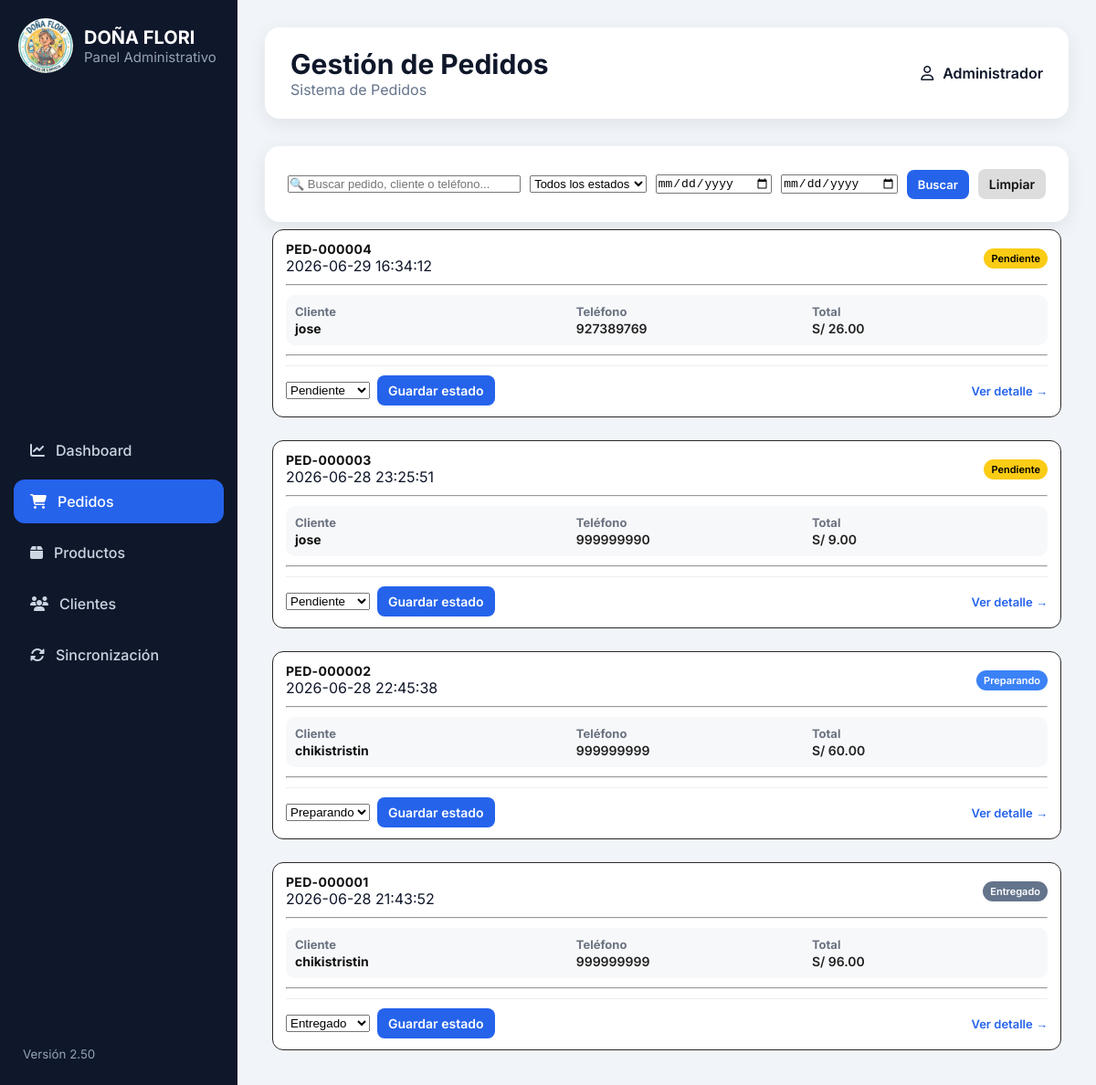
Before: /admin/pedidos with the older database file.
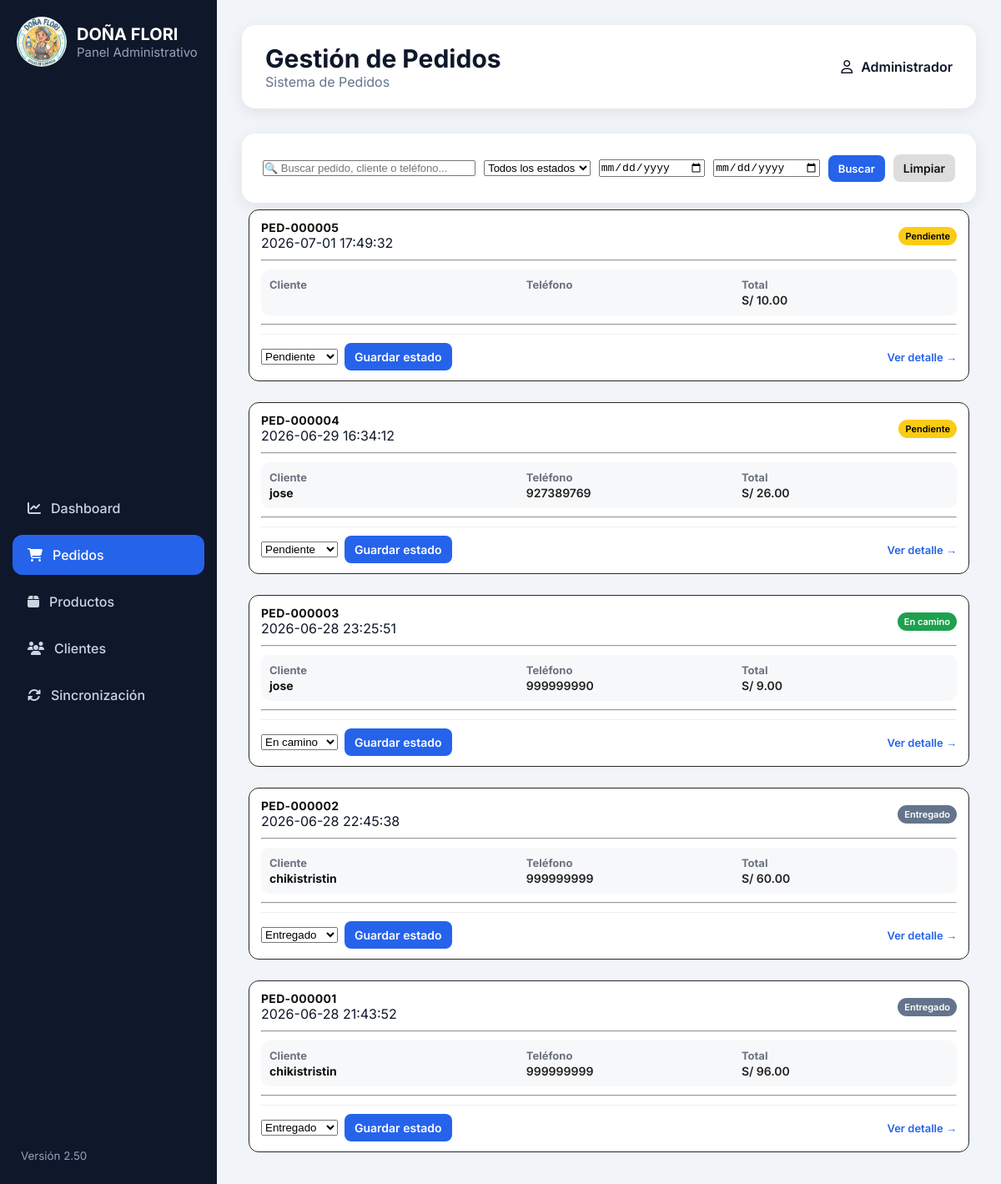
After: the same page with the newer database file.
### tables this page shows
CREATE TABLE pedidos(

            id INTEGER PRIMARY KEY AUTOINCREMENT,

            numero TEXT UNIQUE,

            cliente_id INTEGER,

            fecha TEXT,

            subtotal REAL,

            delivery REAL DEFAULT 0,

            descuento REAL DEFAULT 0,

            total REAL,

            estado TEXT,

            observaciones TEXT,

            fecha_actualizacion TEXT,

            usuario TEXT,

            FOREIGN KEY(cliente_id)
            REFERENCES clientes(id)

        );

CREATE TABLE clientes(

            id INTEGER PRIMARY KEY AUTOINCREMENT,

            nombre TEXT NOT NULL,

            telefono TEXT,

            direccion TEXT,

            referencia TEXT,

            fecha_registro TEXT,

            ultima_compra TEXT,

            activo INTEGER DEFAULT 1                   
        );

### app.py (the view)
@app.route("/admin/pedidos")
def admin_pedidos():
    buscar = request.args.get("buscar")
    estado = request.args.get("estado")
    desde = request.args.get("desde")
    hasta = request.args.get("hasta")
    pedidos = obtener_pedidos(
        buscar=buscar,
        estado=estado,
        desde=desde,
        hasta=hasta
    )
    return render_template(
        "admin/pedidos.html",
        pedidos=pedidos,
        buscar=buscar,
        estado=estado,
        desde=desde,
        hasta=hasta
    )

### services/database_service.py (called while the page is built)
def conectar():
    conexion = sqlite3.connect(DATABASE)
    conexion.row_factory = sqlite3.Row
    return conexion

### templates/admin/pedidos.html (shortened to what this page needs)
{% extends "admin/base_admin.html" %}
{% block page_title %}
Gestión de Pedidos
{% endblock %}
{% block content %}
<div class="panel">
    <form method="GET" action="/admin/pedidos" class="filters">
        <input
            type="text"
            name="buscar"
            class="input"
            placeholder="🔍 Buscar pedido, cliente o teléfono..."
            value="{{ buscar or '' }}">
        <select name="estado" class="input">
            <option value="">Todos los estados</option>
        </select>
        <input
            type="date"
            name="desde"
            class="input"
            value="{{ desde or '' }}">
        <input
            type="date"
            name="hasta"
            class="input"
            value="{{ hasta or '' }}">
        <button class="btn-primary" type="submit">
            Buscar
        </button>
        <a href="/admin/pedidos" class="btn-secondary">
            Limpiar
        </a>
    </form>
</div>
{% if pedidos|length == 0 %}
<div class="panel">
    <h3>No se encontraron pedidos.</h3>
</div>
{% else %}
<div class="orders-list">
{% for pedido in pedidos %}
<div class="order-card
{% if pedido.estado=='PENDIENTE' %}
pending
{% elif pedido.estado=='PREPARANDO' %}
preparing
{% elif pedido.estado=='EN_CAMINO' %}
shipping
{% else %}
delivered
{% endif %}
">
    <div class="order-header">
        <div>
            <h2>
                {{ pedido.numero }}
            </h2>
            <span class="order-date">
                {{ pedido.fecha }}
            </span>
        </div>
        <div>
            {% if pedido.estado=="PENDIENTE" %}
                <span class="badge badge-yellow">
                    Pendiente
                </span>
            {% elif pedido.estado=="PREPARANDO" %}
                <span class="badge badge-blue">
                    Preparando
                </span>
            {% elif pedido.estado=="EN_CAMINO" %}
                <span class="badge badge-green">
                    En camino
                </span>
            {% else %}
                <span class="badge badge-gray">
                    Entregado
                </span>
            {% endif %}
        </div>
    </div>
    <hr>
    <div class="order-info">
        <div>
            <strong>Cliente</strong>
            <p>{{ pedido.cliente }}</p>
        </div>
        <div>
            <strong>Teléfono</strong>
            <p>{{ pedido.telefono }}</p>
        </div>
        <div>
            <strong>Total</strong>
            <p class="order-total">
                S/ {{ "%.2f"|format(pedido.total) }}
            </p>
        </div>
    </div>
    <hr>
    <div class="order-actions">
        <form
            method="POST"
            action="/admin/pedido/{{ pedido.id }}/estado">
            <select
                name="estado"
                class="input">
                <option value="PENDIENTE"
                {% if pedido.estado=="PENDIENTE" %}selected{% endif %}>
                Pendiente
                </option>
                <option value="PREPARANDO"
                {% if pedido.estado=="PREPARANDO" %}selected{% endif %}>
                Preparando
                </option>
                <option value="EN_CAMINO"
                {% if pedido.estado=="EN_CAMINO" %}selected{% endif %}>
                En camino
                </option>
                <option value="ENTREGADO"
                {% if pedido.estado=="ENTREGADO" %}selected{% endif %}>
                Entregado
                </option>
            </select>
            <button
                type="submit"
                class="btn-primary">
                Guardar estado
            </button>
        </form>
        <a
            href="/admin/pedido/{{ pedido.id }}"
            class="detail-link">
            Ver detalle →
        </a>
    </div>
</div>
{% endfor %}
</div>
{% endif %}
{% endblock %}

Changed rows visible on the page:
added pedidos: numero "PED-000005", fecha "2026-07-01 17:49:32", shows "Pendiente", total "10.00", estado "Pendiente"
changed pedidos "PED-000003": estado "Pendiente" → "En camino"
changed pedidos "PED-000002": estado "Preparando" → "Entregado"
